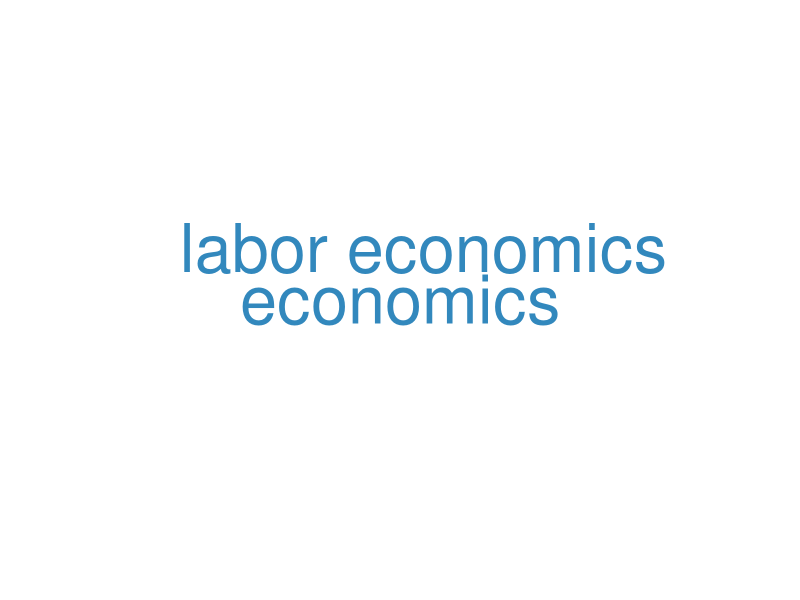
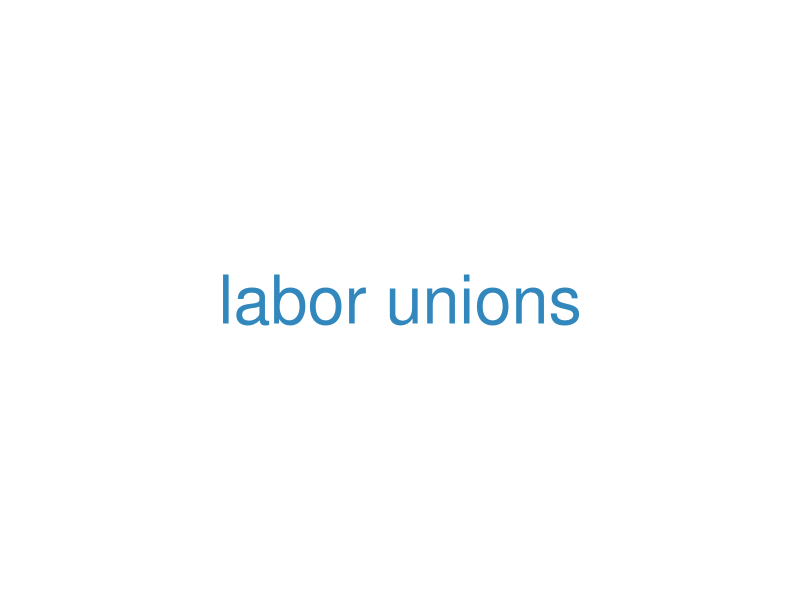
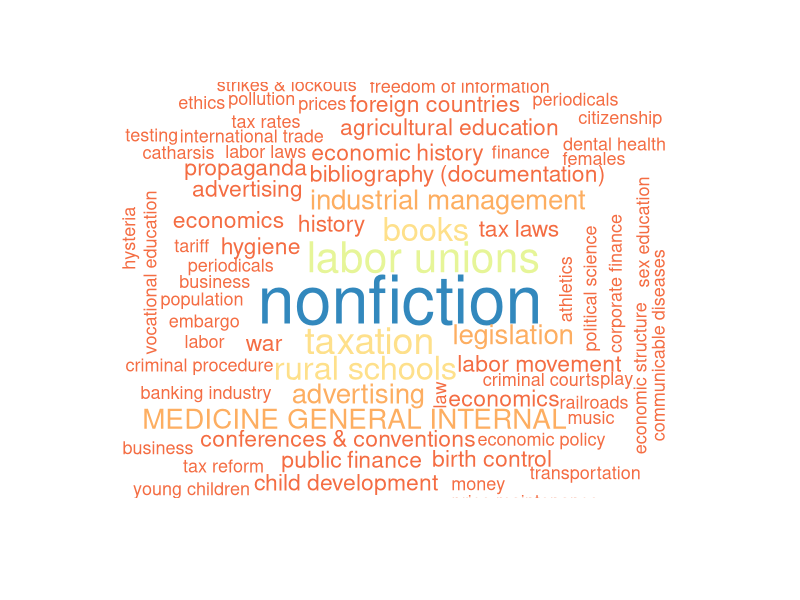
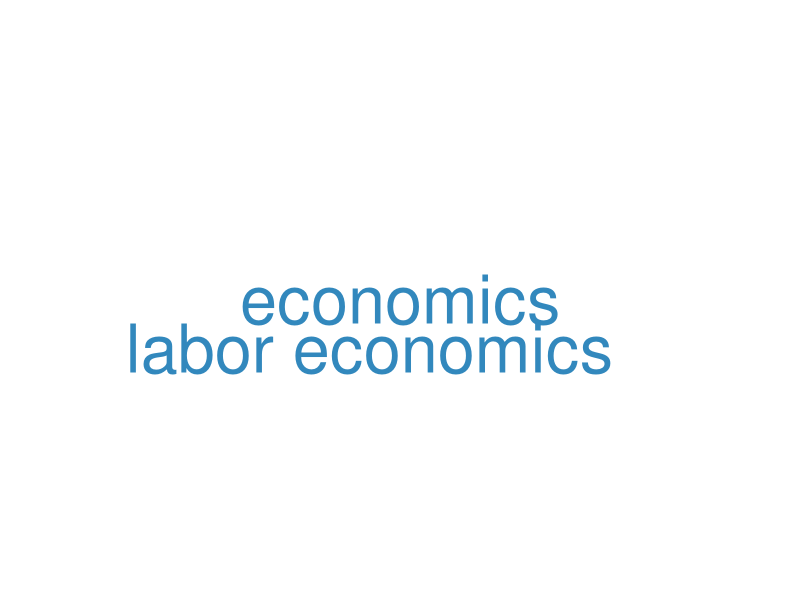
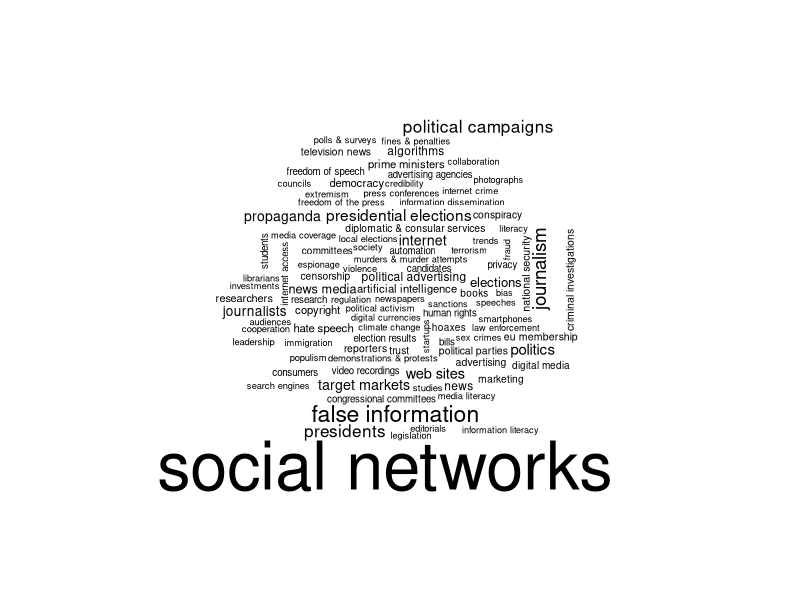
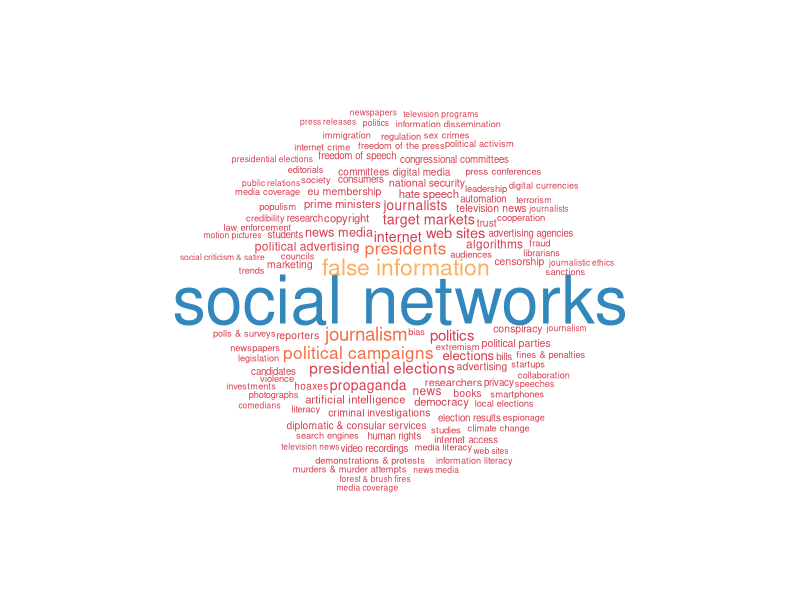
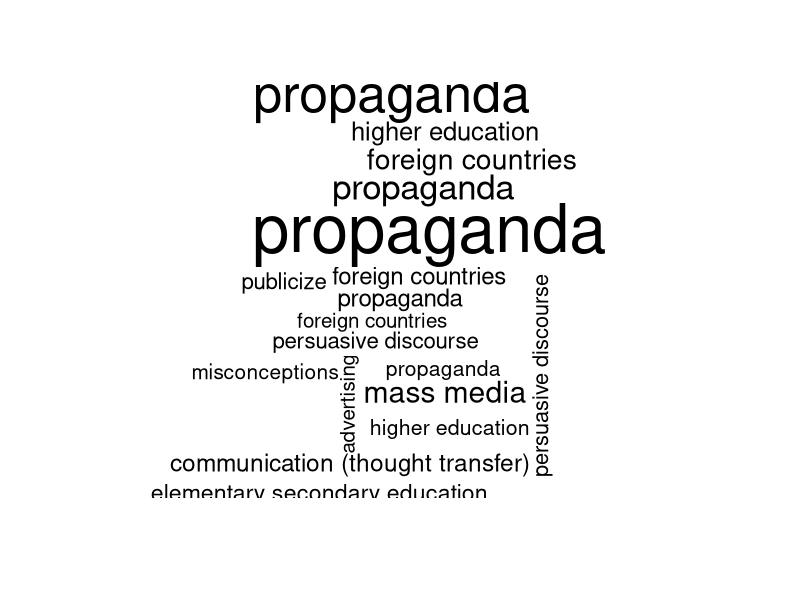
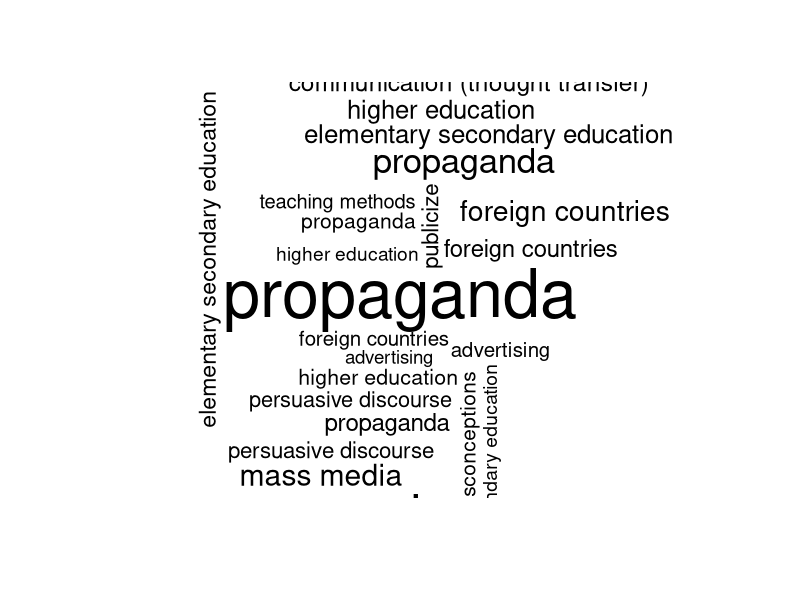

Recreate these plots in R, in order. (Note: this script raises an error after producing the figures.)
library(RColorBrewer) # for plot colors
library(wordcloud)

dbterms <- read.csv(file = "data.csv", header = TRUE, sep = ":")

dbterms$Term <- as.character(dbterms$Term)

# Merge 1911 with 1910 and 1982 with 1980 start years
dbterms$StartYear[dbterms$StartYear == 1911 ] <- 1910
dbterms$StartYear[dbterms$StartYear == 1982 ] <- 1980
 
png('plots/growth.png', width = 1920, height = 1080, pointsize = 24)
plot(table(dbterms$StartYear),
     type = "l",
     xlab = "Decades",
     ylab = "Count",
     main = "Growth of Terms Attached to Bibliographic Records")
dev.off()

year2db <- table(dbterms$Database, dbterms$StartYear)
year2dbp <- prop.table(year2db, 2)

plotcolors <- brewer.pal(8, "Spectral") 

png('plots/year2dbcounts.png', width = 1920, height = 1080, pointsize = 24)
barplot(year2db, main = "Count Database Distribution by Decade",
        xlab = "Decades",
        col = plotcolors)
legend("left", col = plotcolors, fill = plotcolors, legend = rownames(year2db))
dev.off()

png('plots/year2dbproportions.png', width = 1920, height = 1080, pointsize = 24)
barplot(year2dbp, main = "Proportion of Database Distribution by Decade",
        xlab = "Decades",
        col = plotcolors)
legend("topleft", col = plotcolors,
       fill = plotcolors, legend = rownames(year2dbp), ncol = 1)
dev.off()

# Notes from meeting with Jenny
# look at terms by database in order to capture field differences, but
# also combine terms to be database agnostic 
# look at terms by decade in order to capture time series changes, but
# also combine terms to be date agnostic

t1890 <- dbterms$Term[dbterms$StartYear == 1890]
f1890 <- dbterms$Freq[dbterms$StartYear == 1890]

wordcloud(words = t1890, freq = f1890,
          min.freq = mean(f1890),
          max.words = length(t1890),
          random.order = FALSE, colors = plotcolors)


t1900 <- dbterms$Term[dbterms$StartYear == 1900]
f1900 <- dbterms$Freq[dbterms$StartYear == 1900]

wordcloud(words = t1900, freq = f1900,
          min.freq = mean(f1900),
          max.words = length(t1900),
          random.order = FALSE, colors = plotcolors)


t1910 <- dbterms$Term[dbterms$StartYear == 1910]
f1910 <- dbterms$Freq[dbterms$StartYear == 1910]

wordcloud(words = t1910, freq = f1910,
          min.freq = mean(f1910),
          max.words = length(t1910),
          random.order = FALSE, colors = plotcolors)

wordcloud(words = dbterms$Term[dbterms$StartYear == 1890],
          freq = dbterms$Freq[dbterms$StartYear == 1890],
          min.freq = mean(dbterms$Freq[dbterms$StartYear == 1890]),
          max.words = length(dbterms$Freq[dbterms$Freq > mean(dbterms$Freq)]),
          random.order = FALSE, colors = plotcolors)

# examine abi-noft, only top terms
abi <- cbind(dbterms$Term[dbterms$Database == "ABI-NOFT"],
            dbterms$Freq[dbterms$Database == "ABI-NOFT"])
abi <- data.frame(abi)
abi$X2 <- as.integer(abi$X2)
wordcloud(abi$X1[abi$X2 > 30], abi$X2[abi$X2 > 30])
wordcloud(abi$X1, abi$X2,
          rot.per = 0, colors = plotcolors,
          random.order = FALSE)


# examine eric only top terms
eric <- cbind(dbterms$Term[dbterms$Database == "ERIC"],
            dbterms$Freq[dbterms$Database == "ERIC"])
eric <- data.frame(eric)
eric$X2 <- as.integer(eric$X2)
wordcloud(eric$X1[eric$X2 > 50], eric$X2[eric$X2 > 50])
wordcloud(eric$X1[eric$X2 > 40], eric$X2[eric$X2 > 40])
wordcloud(eric$X1[eric$X2 > 30], eric$X2[eric$X2 > 30],
          rot.per = 0, colors = plotcolors,
          random.order = FALSE)
wordcloud(eric$X1, eric$X2,
          rot.per = 0, colors = plotcolors,
          random.order = FALSE)

# examine library literature (ll) only top terms
ll <- cbind(dbterms$Term[dbterms$Database == "LL"],
            dbterms$Freq[dbterms$Database == "LL"])
ll <- data.frame(ll)
ll$X2 <- as.integer(ll$X2)
wordcloud(ll$X1[ll$X2 > 50], ll$X2[ll$X2 > 50])
wordcloud(ll$X1[ll$X2 > 40], ll$X2[ll$X2 > 40],
          rot.per = 0, colors = plotcolors,
          random.order = FALSE)
wordcloud(ll$X1, ll$X2,
          rot.per = 0, colors = plotcolors,
          random.order = FALSE)

# examine wos/medline only top terms
mw <- cbind(dbterms$Term[dbterms$Database == "MW"],
            dbterms$Freq[dbterms$Database == "MW"])
mw <- data.frame(mw)
mw$X2 <- as.integer(mw$X2)
wordcloud(mw$X1[mw$X2 > 50], mw$X2[mw$X2 > 50])
wordcloud(mw$X1[mw$X2 > 60], mw$X2[mw$X2 > 60],
          rot.per = 0, colors = plotcolors,
          random.order = FALSE)




x <- dbterms$Term
y <- dbterms$Freq
allterms <- rep(x, times = c(y))
head(allterms)
rle(allterms)

png('plots/termsbydb.png', width = 1920, height = 1080, pointsize = 24)
plot(dbterms$Database, log(dbterms$Freq))
dev.off()


dbterms$Term <- as.character(dbterms$Term)

png('plots/termsbydb.png', width = 1920, height = 1080, pointsize = 24)
plot(dbterms$Database, log(dbterms$Freq))
dev.off()

png('plots/heatmap-200.png', width = 1920, height = 1080, pointsize = 24)
heatmap(as.matrix(table(dbterms$Term[dbterms$Freq > 200],
                        dbterms$Database[dbterms$Freq > 200])),
        scale = "column",
        col = rainbow(256))
dev.off()

png('plots/heatmap-1890.png', width = 1920, height = 1080, pointsize = 24)
x <- dbterms$Term[dbterms$StartYear == 1890]
y <- dbterms$Database[dbterms$StartYear == 1890]
heatmap(as.matrix(table(x,y), scale = "column", col = rainbow(256)))
dev.off()

png('plots/heatmap-1900.png', width = 1920, height = 1080, pointsize = 24)
x <- dbterms$Term[dbterms$StartYear == 1900]
y <- dbterms$Database[dbterms$StartYear == 1900]
heatmap(as.matrix(table(x,y), scale = "column", col = rainbow(256)))
dev.off()

png('plots/heatmap-1910.png', width = 1920, height = 1080, pointsize = 24)
x <- dbterms$Term[dbterms$StartYear == 1910]
y <- dbterms$Database[dbterms$StartYear == 1910]
heatmap(as.matrix(table(x,y), scale = "column", col = rainbow(256)))
dev.off()

png('plots/heatmap-1920.png', width = 1920, height = 1080, pointsize = 24)
x <- dbterms$Term[dbterms$StartYear == 1920]
y <- dbterms$Database[dbterms$StartYear == 1920]
heatmap(as.matrix(table(x,y), scale = "column", col = rainbow(256)))
dev.off()

png('plots/heatmap-1930.png', width = 1920, height = 1080, pointsize = 24)
x <- dbterms$Term[dbterms$StartYear == 1930]
y <- dbterms$Database[dbterms$StartYear == 1930]
heatmap(as.matrix(table(x,y), scale = "column", col = rainbow(256)))
dev.off()

png('plots/heatmap-1940.png', width = 1920, height = 1080, pointsize = 24)
x <- dbterms$Term[dbterms$StartYear == 1940]
y <- dbterms$Database[dbterms$StartYear == 1940]
heatmap(as.matrix(table(x,y), scale = "column", col = rainbow(256)))
dev.off()

png('plots/heatmap-1950.png', width = 1920, height = 1080, pointsize = 24)
x <- dbterms$Term[dbterms$StartYear == 1950]
y <- dbterms$Database[dbterms$StartYear == 1950]
heatmap(as.matrix(table(x,y), scale = "column", col = rainbow(256)))
dev.off()

png('plots/heatmap-1960.png', width = 1920, height = 1080, pointsize = 24)
x <- dbterms$Term[dbterms$StartYear == 1960]
y <- dbterms$Database[dbterms$StartYear == 1960]
heatmap(as.matrix(table(x,y), scale = "column", col = rainbow(256)))
dev.off()

png('plots/heatmap-1970.png', width = 1920, height = 1080, pointsize = 24)
x <- dbterms$Term[dbterms$StartYear == 1970]
y <- dbterms$Database[dbterms$StartYear == 1970]
heatmap(as.matrix(table(x,y), scale = "column", col = rainbow(256)))
dev.off()

png('plots/heatmap-1980.png', width = 1920, height = 1080, pointsize = 24)
x <- dbterms$Term[dbterms$StartYear == 1980]
y <- dbterms$Database[dbterms$StartYear == 1980]
heatmap(as.matrix(table(x,y), scale = "column", col = rainbow(256)))
dev.off()

png('plots/heatmap-1990.png', width = 1920, height = 1080, pointsize = 24)
x <- dbterms$Term[dbterms$StartYear == 1990]
y <- dbterms$Database[dbterms$StartYear == 1990]
heatmap(as.matrix(table(x,y), scale = "column", col = rainbow(256)))
dev.off()

png('plots/heatmap-2000.png', width = 1920, height = 1080, pointsize = 24)
x <- dbterms$Term[dbterms$StartYear == 2000]
y <- dbterms$Database[dbterms$StartYear == 2000]
heatmap(as.matrix(table(x,y), scale = "column", col = rainbow(256)))
dev.off()

png('plots/heatmap-2010.png', width = 1920, height = 1080, pointsize = 24)
x <- dbterms$Term[dbterms$StartYear == 2010]
y <- dbterms$Database[dbterms$StartYear == 2010]
heatmap(as.matrix(table(x,y), scale = "column", col = rainbow(256)))
dev.off()
